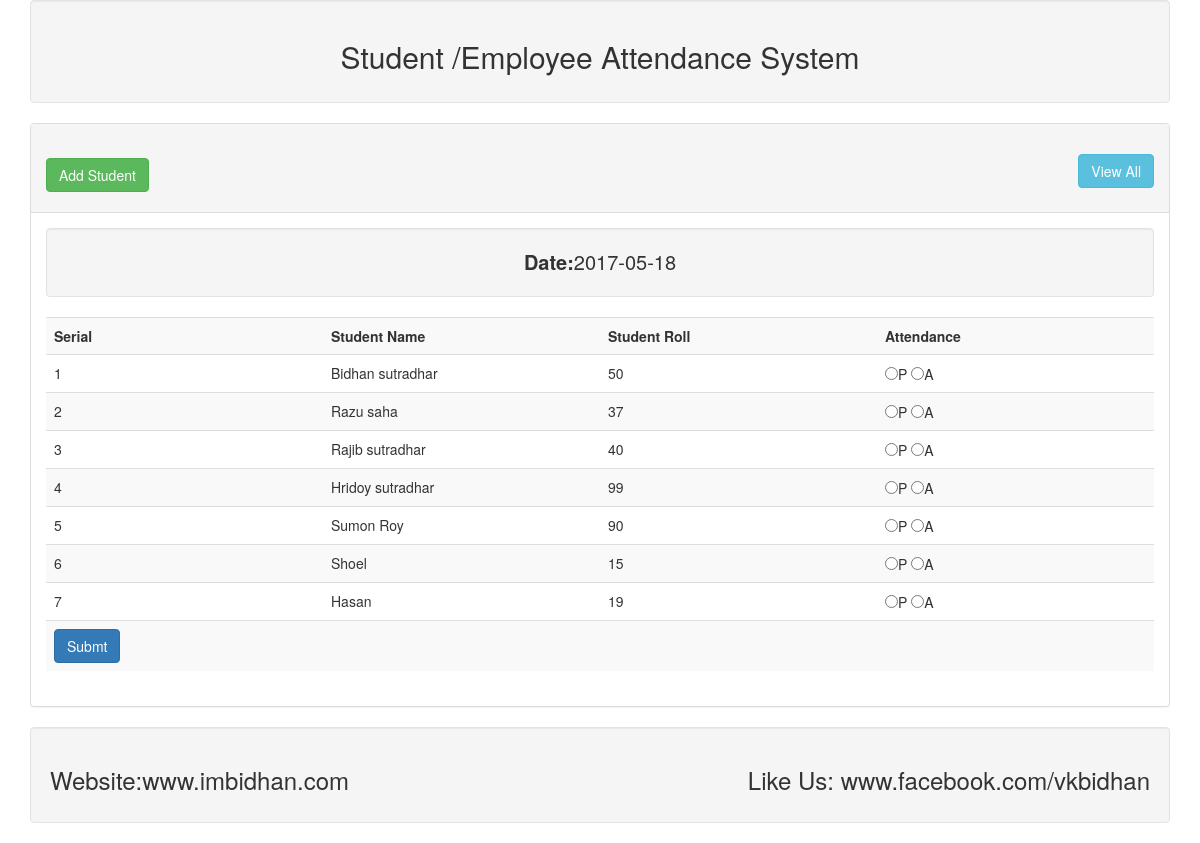
The page / on the database its author committed.
### tables this page shows
CREATE TABLE `tbl_student` (
  `id` int(11) NOT NULL,
  `name` varchar(255) NOT NULL,
  `roll` int(11) NOT NULL
);

### lib/Database.php (called while the page is built, shortened)
<?php
Class Database{
  public $host   = DB_HOST;
  public $user   = DB_USER;
  public $pass   = DB_PASS;
  public $dbname = DB_NAME;
  public $link;
  private function connectDB(){
    $this->link = new mysqli($this->host, $this->user, $this->pass,
    $this->dbname);
  }
  public function select($query){
    $result = $this->link->query($query) or die($this->link->error.__LINE__);
    if($result->num_rows > 0){
      return $result;
    } else {
      return false;
    }
  }
}

### lib/Student.php (called while the page is built, shortened)
<?php
  $filepath = realpath(dirname(__FILE__));
  include_once($filepath.'/Database.php');
?>
<?php
class Student{
	private $db;
	public function __construct(){
		$this->db = new Database();
	}
	public function getStudents(){
		$query = "SELECT * FROM tbl_student";
		$result = $this->db->select($query);
		return $result;
	}
}
?>

### index.php (the view, shortened to what this page needs)
<?php include 'inc/header.php'; ?>
<?php include 'lib/Student.php'; ?>
<?php
	$cur_date = date('Y-m-d');
	$stu = new Student();
?>
<div class="panel panel-default">
	<div class="panel-heading">
		<h2>
			<a class="btn btn-success" href="add.php">Add Student</a>
			<a class="btn btn-info pull-right" href="date_view.php">View All</a>
		</h2>
	</div>
	<div class="panel-body">
		<div class="well text-center" style="font-size: 20px;">
			<strong>Date:</strong><?php echo $cur_date; ?>
		</div>
		<form action="" method="POST">
			<table class="table table-striped">
				<tr>
					<th width="25%">Serial</th>
					<th width="25%">Student Name</th>
					<th width="25%">Student Roll</th>
					<th width="25%">Attendance</th>
				</tr>
				<?php
					$get_sutdent = $stu->getStudents();
					if ($get_sutdent) {
						$i=0;
						while ($result = $get_sutdent->fetch_assoc()) {
							$i++;
				?>
				<tr>
					<td><?php echo $i; ?></td>
					<td><?php echo $result['name']; ?></td>
					<td><?php echo $result['roll']; ?></td>
					<td>
						<input type="radio" name="attend[<?php echo $result['roll']; ?>]" id="" value="present">P
						<input type="radio" name="attend[<?php echo $result['roll']; ?>]" id="" value="absent">A
					</td>
				</tr>
				<?php } } ?>
				<tr>
					<td colspan="4"><input class="btn btn-primary" type="submit" name="submit" value="Submt" ></td>
				</tr>
			</table>
		</form>
	</div>
</div>
<?php include 'inc/footer.php'; ?>

### inc/header.php (shortened to what this page needs)
<!DOCTYPE html>
<html lang="en">
<head>
	<link rel="stylesheet" href="inc/bootstrap.min.css">
</head>
<body>
	<div class="container">
		<div class="well text-center">
			<h2>Student /Employee Attendance System</h2>
		</div>

### inc/footer.php
		<div class="well">
			<h3>
				Website:www.imbidhan.com
				<span class="pull-right">Like Us: www.facebook.com/vkbidhan</span>
			</h3>
		</div>
	</div>
</body>
</html>

### rows shown on the page
tbl_student: name "Bidhan sutradhar", roll "50"
tbl_student: name "Razu saha", roll "37"
tbl_student: name "Rajib sutradhar", roll "40"
tbl_student: name "Hridoy sutradhar", roll "99"
tbl_student: name "Sumon Roy", roll "90"
tbl_student: name "Shoel", roll "15"
tbl_student: name "Hasan", roll "19"
